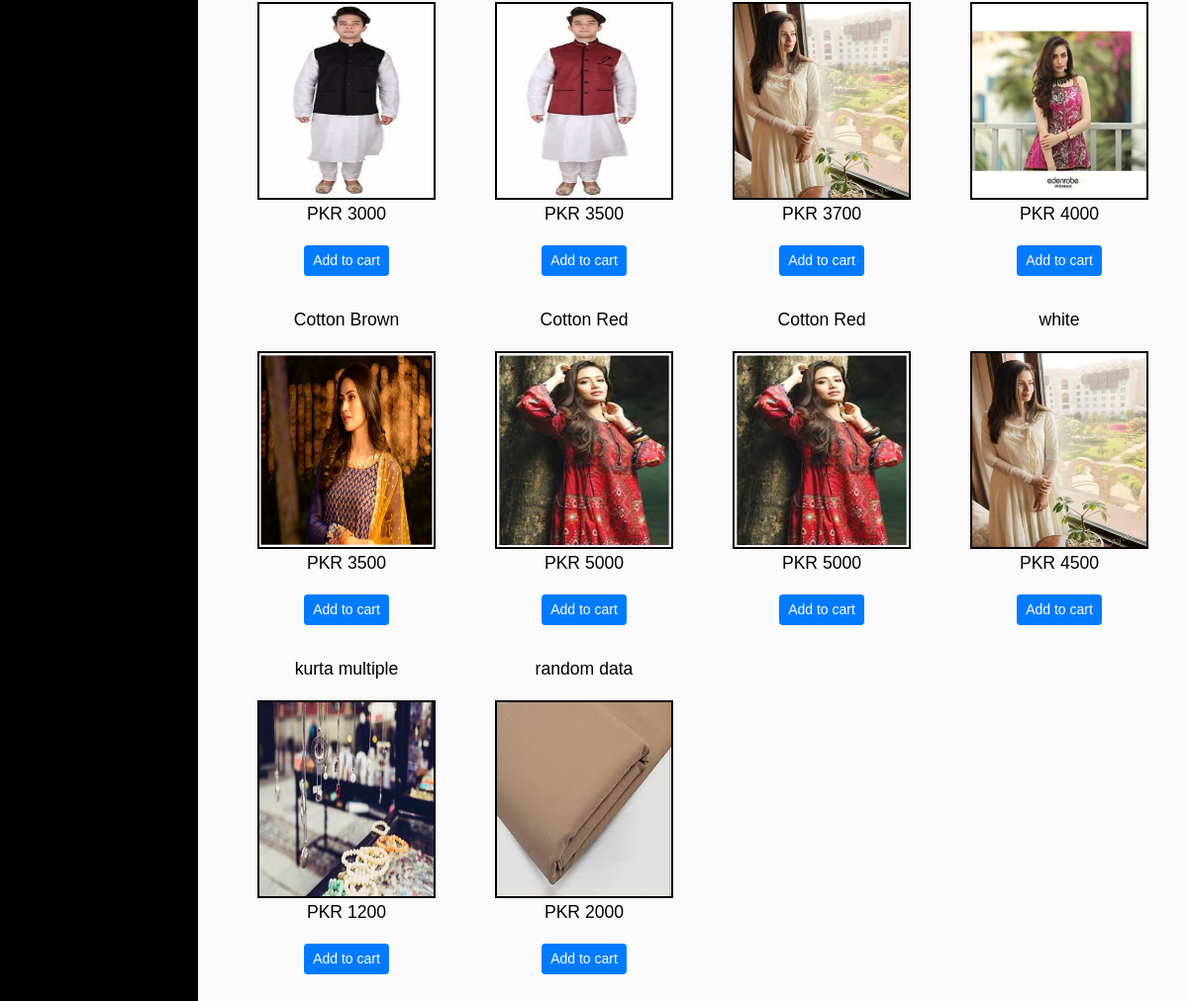
Page /all_products.php (lower part) on the earlier database version.
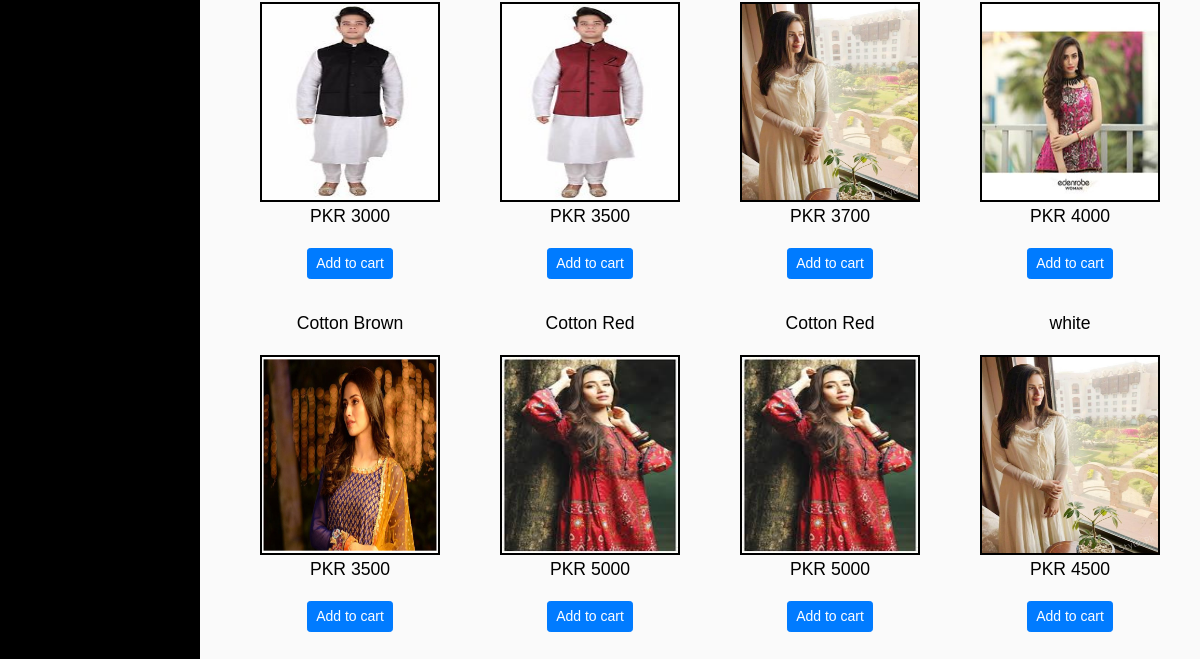
Same page on the later database version.
### tables this page shows
CREATE TABLE `products` (
  `product_id` int(100) NOT NULL,
  `product_cat` int(100) NOT NULL,
  `product_type` tinytext,
  `product_title` varchar(255) NOT NULL,
  `product_price` int(100) NOT NULL,
  `product_desc` text NOT NULL,
  `product_image` text NOT NULL,
  `product_keywords` text NOT NULL
);

### all_products.php (the view, shortened to what this page needs)
<!doctype html>
<?php
include("functions/functions.php");
?>
<html lang="en">
  <head>
    <link rel="stylesheet" href="https://stackpath.bootstrapcdn.com/bootstrap/4.3.1/css/bootstrap.min.css">
      <link rel="stylesheet" href="https://use.fontawesome.com/releases/v5.8.2/css/all.css">
<link rel="stylesheet" href="https://cdnjs.cloudflare.com/ajax/libs/malihu-custom-scrollbar-plugin/3.1.5/jquery.mCustomScrollbar.min.css">
       <link rel="stylesheet" type="text/css" href="style.css" media="all">
    </head>
  <body>
    <div class="wrapper">
        <nav id="sidebar">
          </nav>
      <div id="contents">
        <div id="product_box">
             <?php
               $get_pro= "SELECT * FROM products";
    $run_pro= mysqli_query($con, $get_pro);
    while($row_pro=mysqli_fetch_array($run_pro))
    {
        $pro_id=$row_pro['product_id'];
        $pro_title=$row_pro['product_title'];
        $pro_price=$row_pro['product_price'];
        $pro_image=$row_pro['product_image'];
        echo "
            <div id=single_product>
            <a href='details.php?pro_id=$pro_id' >  <p>  $pro_title  </p> </a>
            <a href='details.php?pro_id=$pro_id'> <img src='admin_area/product_images/$pro_image' width='180' height='200' /> </a>
            <p> PKR $pro_price </p>
            <a href='all_products.php?add_cart=$pro_id'> <button class='btn btn-sm mx-4 btn-primary' style:'float:right'> Add to cart </button> </a>
            </div>
        ";
    }
            ?>
    </body>
</html>

### style.css (style rules this page uses)
body { font-family: 'Poppins', sans-serif; background: #fafafa; }
p { font-family: 'Poppins', sans-serif; font-size:1.1em; font-weight: 300; line-height: 1.7em; color: black; }
.wrapper { width: 100%; height: 100%; display: flex; align-items: stretch; min-height: 100vh; }
#sidebar { min-width: 200px; max-width: 200px; background-color: black; color: white; transition: all 0.3s; }
#product_box { width: calc(100%-200px); text-align: center; }
#single_product { float: left; padding-bottom : 30px; padding-left: 60px; }
#single_product img { border: 2px solid black; }
#contents { width: 100%; min-height: 100vh; transition: all 0.3s; }

Differences in the rows shown:
removed products: product_title "kurta multiple", product_image (picture), product_price "1200"
removed products: product_title "random data", product_image (picture), product_price "2000"
